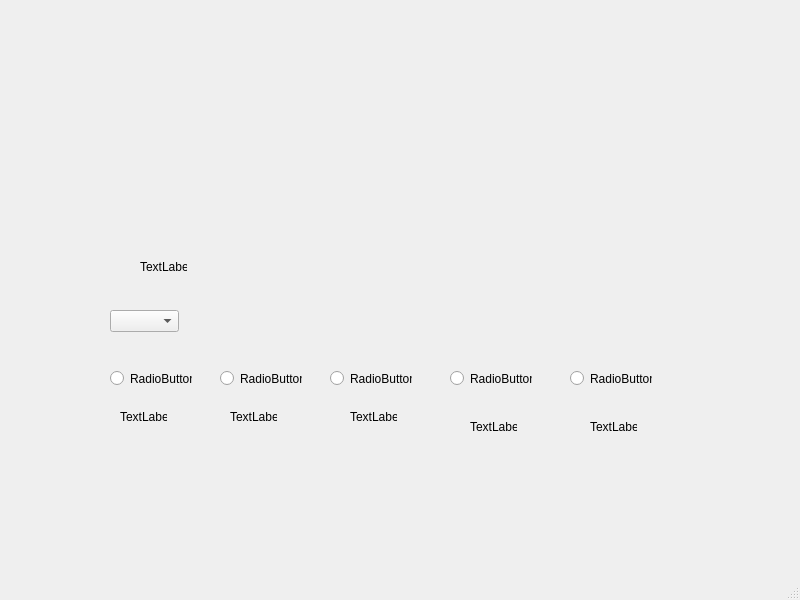
<?xml version="1.0" encoding="UTF-8"?>
<ui version="4.0">
 <class>RepTrainingOne</class>
 <widget class="QMainWindow" name="RepTrainingOne">
  <property name="geometry">
   <rect>
    <x>0</x>
    <y>0</y>
    <width>800</width>
    <height>600</height>
   </rect>
  </property>
  <property name="windowTitle">
   <string>MainWindow</string>
  </property>
  <widget class="QWidget" name="centralwidget">
   <widget class="QRadioButton" name="radioButton_one">
    <property name="geometry">
     <rect>
      <x>110</x>
      <y>370</y>
      <width>82</width>
      <height>17</height>
     </rect>
    </property>
    <property name="text">
     <string>RadioButton</string>
    </property>
   </widget>
   <widget class="QRadioButton" name="radioButton_two">
    <property name="geometry">
     <rect>
      <x>220</x>
      <y>370</y>
      <width>82</width>
      <height>17</height>
     </rect>
    </property>
    <property name="text">
     <string>RadioButton</string>
    </property>
   </widget>
   <widget class="QRadioButton" name="radioButton_three">
    <property name="geometry">
     <rect>
      <x>330</x>
      <y>370</y>
      <width>82</width>
      <height>17</height>
     </rect>
    </property>
    <property name="text">
     <string>RadioButton</string>
    </property>
   </widget>
   <widget class="QRadioButton" name="radioButton_four">
    <property name="geometry">
     <rect>
      <x>450</x>
      <y>370</y>
      <width>82</width>
      <height>17</height>
     </rect>
    </property>
    <property name="text">
     <string>RadioButton</string>
    </property>
   </widget>
   <widget class="QRadioButton" name="radioButton_five">
    <property name="geometry">
     <rect>
      <x>570</x>
      <y>370</y>
      <width>82</width>
      <height>17</height>
     </rect>
    </property>
    <property name="text">
     <string>RadioButton</string>
    </property>
   </widget>
   <widget class="QLabel" name="label_one">
    <property name="geometry">
     <rect>
      <x>120</x>
      <y>410</y>
      <width>47</width>
      <height>13</height>
     </rect>
    </property>
    <property name="text">
     <string>TextLabel</string>
    </property>
   </widget>
   <widget class="QLabel" name="label_two">
    <property name="geometry">
     <rect>
      <x>230</x>
      <y>410</y>
      <width>47</width>
      <height>13</height>
     </rect>
    </property>
    <property name="text">
     <string>TextLabel</string>
    </property>
   </widget>
   <widget class="QLabel" name="label_three">
    <property name="geometry">
     <rect>
      <x>350</x>
      <y>410</y>
      <width>47</width>
      <height>13</height>
     </rect>
    </property>
    <property name="text">
     <string>TextLabel</string>
    </property>
   </widget>
   <widget class="QLabel" name="label_four">
    <property name="geometry">
     <rect>
      <x>470</x>
      <y>420</y>
      <width>47</width>
      <height>13</height>
     </rect>
    </property>
    <property name="text">
     <string>TextLabel</string>
    </property>
   </widget>
   <widget class="QLabel" name="label_five">
    <property name="geometry">
     <rect>
      <x>590</x>
      <y>420</y>
      <width>47</width>
      <height>13</height>
     </rect>
    </property>
    <property name="text">
     <string>TextLabel</string>
    </property>
   </widget>
   <widget class="QComboBox" name="comboBox">
    <property name="geometry">
     <rect>
      <x>110</x>
      <y>310</y>
      <width>69</width>
      <height>22</height>
     </rect>
    </property>
   </widget>
   <widget class="QLabel" name="label_3">
    <property name="geometry">
     <rect>
      <x>140</x>
      <y>260</y>
      <width>47</width>
      <height>13</height>
     </rect>
    </property>
    <property name="text">
     <string>TextLabel</string>
    </property>
   </widget>
  </widget>
  <widget class="QMenuBar" name="menubar">
   <property name="geometry">
    <rect>
     <x>0</x>
     <y>0</y>
     <width>800</width>
     <height>21</height>
    </rect>
   </property>
  </widget>
  <widget class="QStatusBar" name="statusbar"/>
 </widget>
 <resources/>
 <connections/>
</ui>
